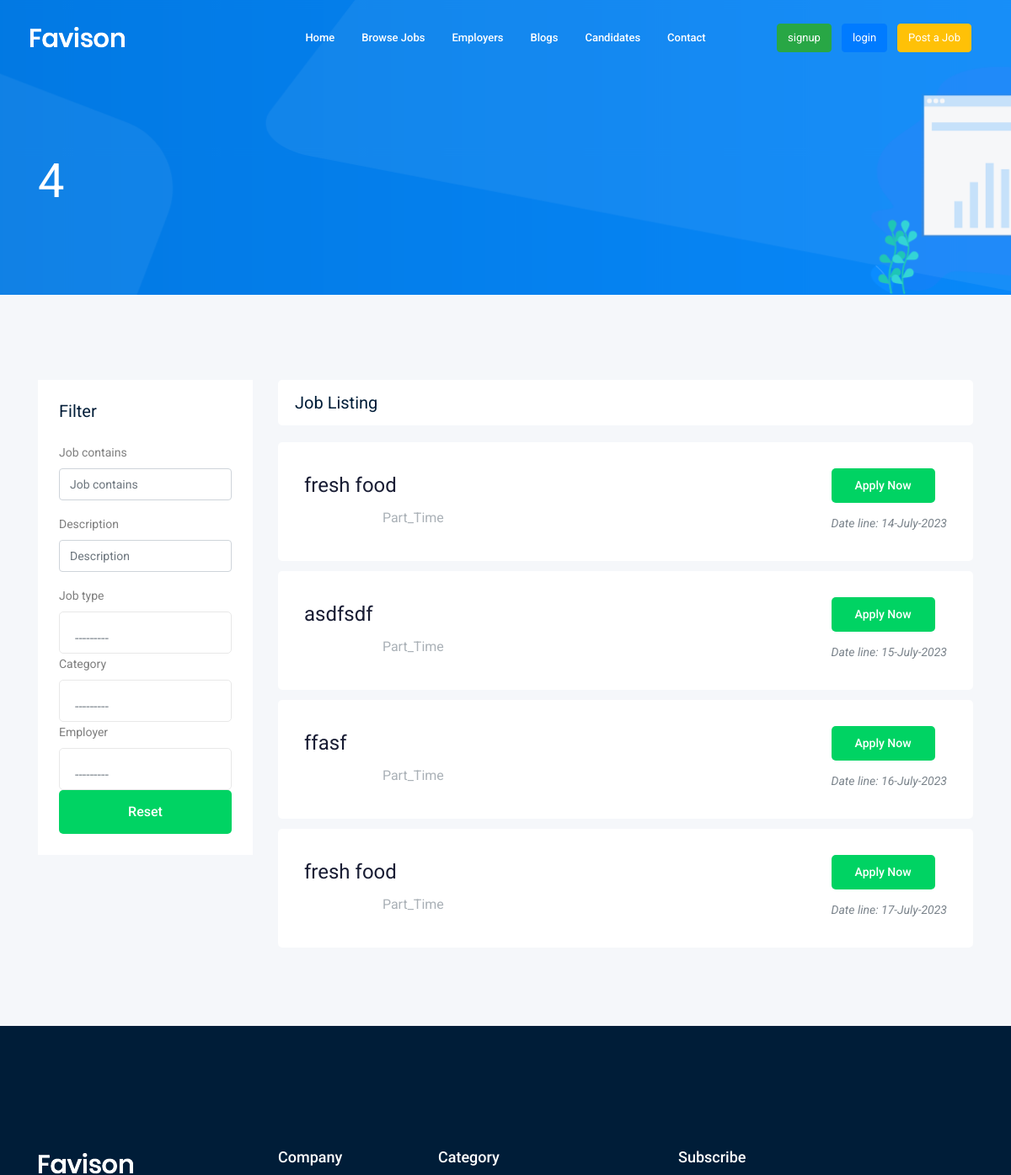
The app's page /jobs/ (upper part), older data.
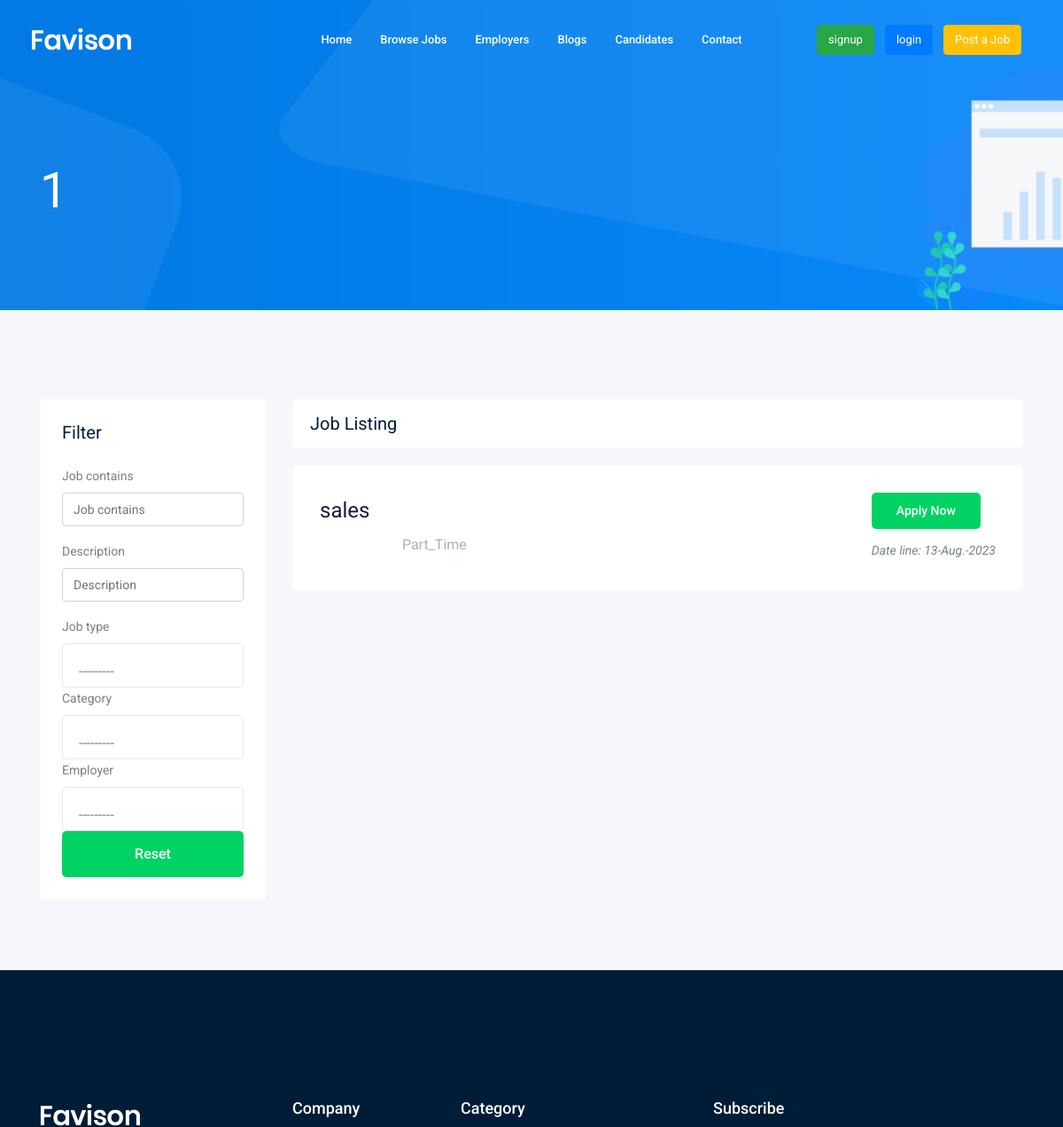
The same page, newer data.
### board/models.py (models this page shows, shortened)
class Category(models.Model):
    name = models.CharField(_("name"), max_length=50)
    slug = models.SlugField(_("slug"), null=True, blank=True, unique=True)
    def __str__(self):
        return self.name

class Job(models.Model):
    author = models.ForeignKey(User, verbose_name=_(
        "author"), on_delete=models.SET_NULL, null=True, blank=True, related_name='job_author')
    name = models.CharField(_("job"), max_length=100)
    employer = models.ForeignKey(Employer, verbose_name=_(
        "employer"), on_delete=models.SET_NULL, related_name='job_employer', null=True, blank=True)
    category = models.ForeignKey(Category, verbose_name=_(
        "category"), on_delete=models.CASCADE, related_name='job_category')
    job_type = models.CharField(_("job type"), max_length=50, choices=JOB_TYPE)
    published_at = models.DateTimeField(_("published at"), auto_now_add=True)
    vacancy = models.IntegerField(_("vacancy"))
    salary = models.IntegerField(_("salary"))
    des = models.TextField(_("description"), max_length=2500)
    Qual = models.TextField(_("Qualifications"), max_length=2500)
    Res = models.TextField(_("Responsibility"), max_length=2500)
    Benefits = models.TextField(_("Benefits"), max_length=2500)
    slug = models.SlugField(_("slug"), null=True, blank=True, unique=True)
    def __str__(self):
        return self.name

### board/views.py (the view)
# urls.py: path('jobs/', Job_list ,name='job_list'),  #functions
def Job_list(request):
    jobs = Job.objects.all()
    myfilter = JobFilter(request.GET, queryset=jobs)
    jobs = myfilter.qs
    paginator = Paginator(jobs, 4)
    page_number = request.GET.get("page")
    page_obj = paginator.get_page(page_number)
    context = {'jobs': page_obj, 'count': Job.objects.all().count,
               'myfilter': myfilter}
    return render(request, 'board/job_list.html', context)

### companies/models.py (called while the page is built)
    def __str__(self):
        return self.company

### board/templates/board/job_list.html (shortened to what this page needs)
{% extends 'base.html' %}
{% load static %}
{% load bootstrap4 %}
{% block content %}
<div class="bradcam_area bradcam_bg_1">
    <div class="container">
        <div class="row">
            <div class="col-xl-12">
                <div class="bradcam_text">
                    <h3>{{count}}</h3>
                </div>
            </div>
        </div>
    </div>
</div>
<div class="job_listing_area plus_padding">
    <div class="container">
        <div class="row">
            <div class="col-lg-3">
                <div class="job_filter white-bg">
                    <div class="form_inner white-bg">
                        <h3>Filter</h3>
                        <form method="GET">
                            {% bootstrap_form myfilter.form %}
                            <div class="reset_btn">
                                <button class="boxed-btn3 w-100" type="submit">Reset</button>
                            </div>
                        </form>
                    </div>
                </div>
            </div>
            <div class="col-lg-9">
                <div class="recent_joblist_wrap">
                    <div class="recent_joblist white-bg ">
                        <div class="row align-items-center">
                            <div class="col-md-6">
                                <h4>Job Listing</h4>
                            </div>
                            <div class="col-md-6">
                            </div>
                        </div>
                    </div>
                </div>
                <div class="job_lists m-0">
                    <div class="row">
                        {% for job in jobs %}
                        <div class="col-lg-12 col-md-12">
                            <div class="single_jobs white-bg d-flex justify-content-between">
                                <div class="jobs_left d-flex align-items-center">
                                    <div class="jobs_conetent">
                                        <a href="{% url 'board:job_detail' job.slug %}">
                                            <h4>{{job}}</h4>
                                        </a>
                                        <div class="links_locat d-flex align-items-center">
                                            <div class="location">
                                                <p> <i class="fa fa-map-marker"></i> {{job.employer.location}}</p>
                                            </div>
                                            <div class="location">
                                                <p> <i class="fa fa-clock-o"></i> {{job.job_type}}</p>
                                            </div>
                                        </div>
                                    </div>
                                </div>
                                <div class="jobs_right">
                                    <div class="apply_now">
                                        <a href="{% url 'board:job_detail' job.slug %}" class="boxed-btn3">Apply Now</a>
                                    </div>
                                    <div class="date">
                                        <p>Date line: {{job.published_at|date:'d-N-Y'}}</p>
                                    </div>
                                </div>
                            </div>
                        </div>
                        {% endfor %}
                    </div>
                    <div class="row">
                        <div class="col-lg-12">
                        </div>
                    </div>
                </div>
            </div>
        </div>
    </div>
</div>
{% endblock %}

### templates/base.html (shortened to what this page needs)
{% load static %}
<!doctype html>
<html class="no-js" lang="zxx">
{% include "header.html" %}
<body>
    <header>
        <div class="header-area ">
            <div id="sticky-header" class="main-header-area">
                <div class="container-fluid ">
                    <div class="header_bottom_border">
                        <div class="row align-items-center">
                            <div class="col-xl-3 col-lg-2">
                                <div class="logo">
                                    <a href="index.html">
                                        <img src="img/logo.png" alt="">
                                    </a>
                                </div>
                            </div>
                            <div class="col-xl-6 col-lg-7">
                                <div class="main-menu  d-none d-lg-block">
                                    <nav>
                                        <ul id="navigation">
                                            <li><a href="index.html">home</a></li>
                                            <li><a href="{% url 'board:job_list' %}">Browse Jobs</a></li>
                                            <li><a href="{% url 'companies:employer_list' %}">Employers</a></li>
                                            <li><a href="jobs.html">Blogs</a></li>
                                            <li><a href="jobs.html">Candidates</a></li>
                                            <li><a href="contact.html">Contact</a></li>
                                        </ul>
                                    </nav>
                                </div>
                            </div>
                            <div class="col-xl-3 col-lg-3 d-none d-lg-block">
                                <div class="Appointment">
                                    <div class="phone_num d-none d-xl-block">
                                        <a class="btn btn-success" href="{% url 'accounts:signup' %}">signup</a>
                                    </div>
                                    <div class="phone_num d-none d-xl-block">
                                        <a class="btn btn-primary" href="{% url 'login' %}">login</a>
                                    </div>
                                    <div class="phone_num d-none d-xl-block">
                                        <a class="btn btn-warning" href="#">Post a Job</a>
                                    </div>
                                </div>
                            </div>
                            <div class="col-12">
                            </div>
                        </div>
                    </div>
                </div>
            </div>
        </div>
    </header>
    {% block content %}
    {% endblock %}
    {% include 'footer.html' %}
</body>
</html>

### templates/header.html (shortened to what this page needs)
{% load static %}
<head>
    <link rel="stylesheet" href="{% static 'css/bootstrap.min.css' %}">
    <link rel="stylesheet" href="{% static 'css/owl.carousel.min.css' %}">
    <link rel="stylesheet" href="{% static 'css/magnific-popup.css' %}">
    <link rel="stylesheet" href="{% static 'css/font-awesome.min.css' %}">
    <link rel="stylesheet" href="{% static 'css/themify-icons.css' %}">
    <link rel="stylesheet" href="{% static 'css/nice-select.css' %}">
    <link rel="stylesheet" href="{% static 'css/flaticon.css' %}">
    <link rel="stylesheet" href="{% static 'css/gijgo.css' %}">
    <link rel="stylesheet" href="{% static 'css/animate.min.css' %}">
    <link rel="stylesheet" href="{% static 'css/slicknav.css' %}">
    <link rel="stylesheet" href="{% static 'css/style.css' %}">
</head>

### templates/footer.html (shortened to what this page needs)
{% load static %}
<footer class="footer">
    <div class="footer_top">
        <div class="container">
            <div class="row">
                <div class="col-xl-3 col-md-6 col-lg-3">
                    <div class="footer_widget wow fadeInUp" data-wow-duration="1s" data-wow-delay=".3s">
                        <div class="footer_logo">
                            <a href="#">
                                <img src="img/logo.png" alt="">
                            </a>
                        </div>
                    </div>
                </div>
                <div class="col-xl-2 col-md-6 col-lg-2">
                    <div class="footer_widget wow fadeInUp" data-wow-duration="1.1s" data-wow-delay=".4s">
                        <h3 class="footer_title">
                            Company
                        </h3>
                    </div>
                </div>
                <div class="col-xl-3 col-md-6 col-lg-3">
                    <div class="footer_widget wow fadeInUp" data-wow-duration="1.2s" data-wow-delay=".5s">
                        <h3 class="footer_title">
                            Category
                        </h3>
                    </div>
                </div>
                <div class="col-xl-4 col-md-6 col-lg-4">
                    <div class="footer_widget wow fadeInUp" data-wow-duration="1.3s" data-wow-delay=".6s">
                        <h3 class="footer_title">
                            Subscribe
                        </h3>
                    </div>
                </div>
            </div>
        </div>
    </div>
</footer>

Row changes from the older to the newer data that the page shows:
removed Job: name "asdfsdf", job_type "Part_Time", published_at "15-July-2023"
removed Job: name "ffasf", job_type "Part_Time", published_at "16-July-2023"
removed Job: name "fresh food", job_type "Part_Time", published_at "17-July-2023"
changed Job "Part_Time": name "fresh food" → "sales"; published_at "14-July-2023" → "13-Aug.-2023"
Text that changed along with them:
{{ count }}: "4" → "1"
